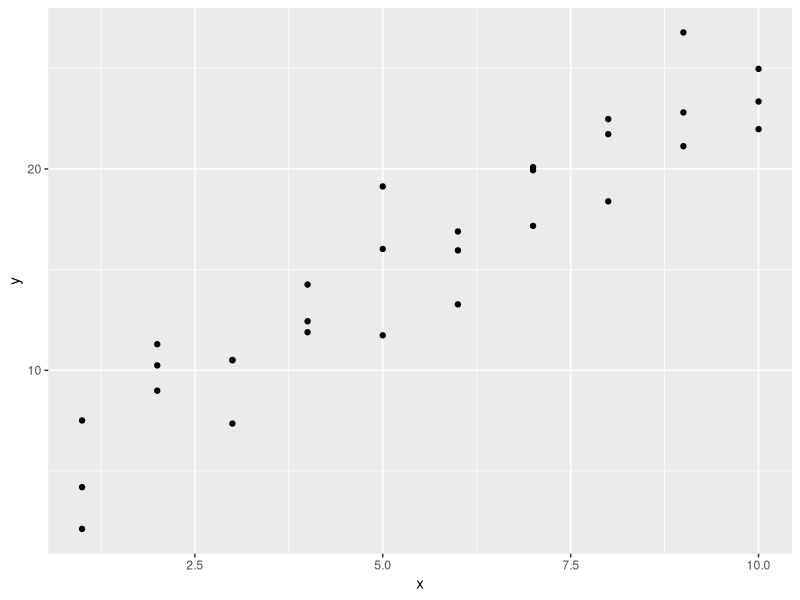
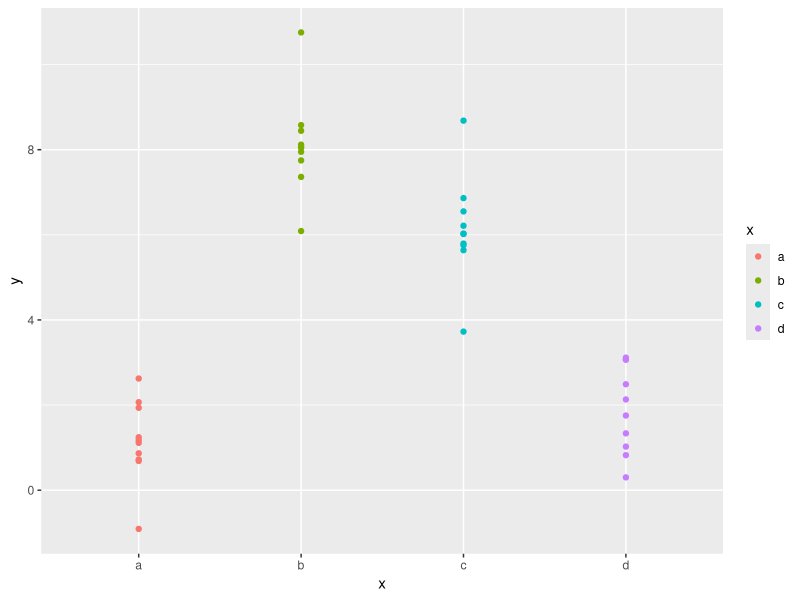
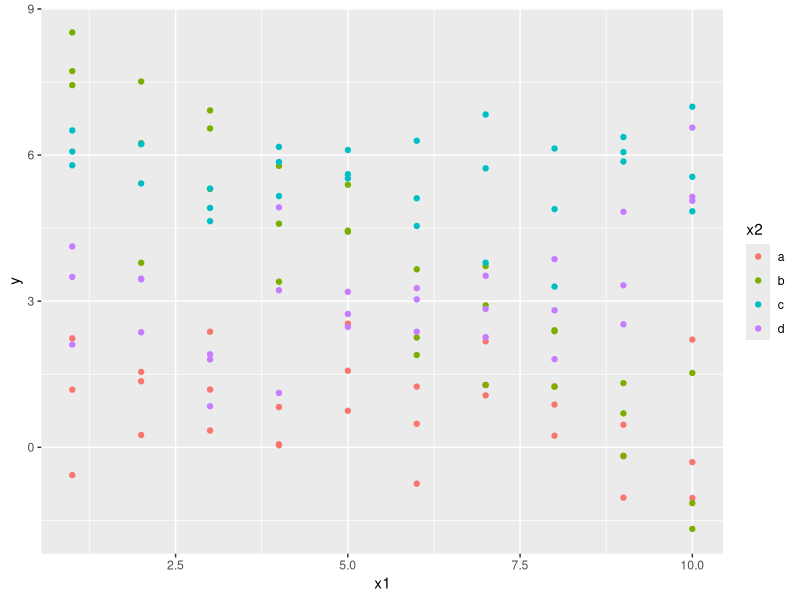
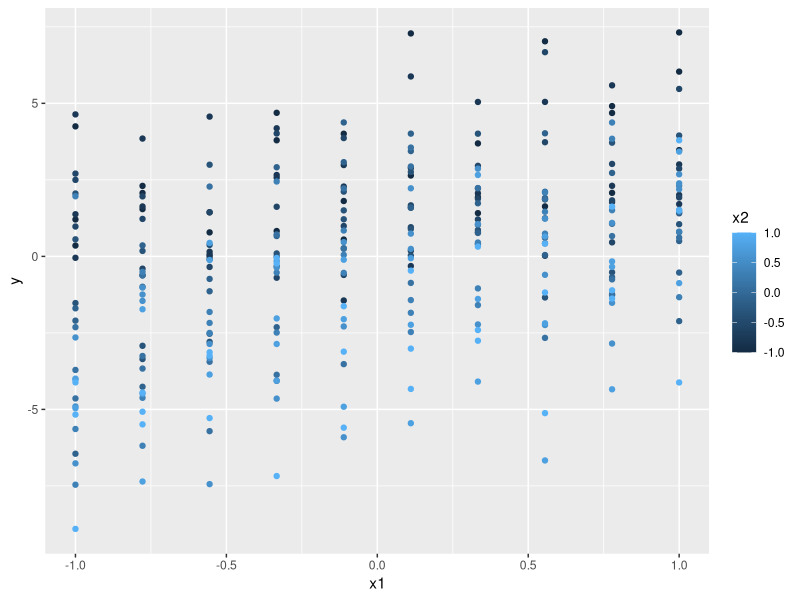
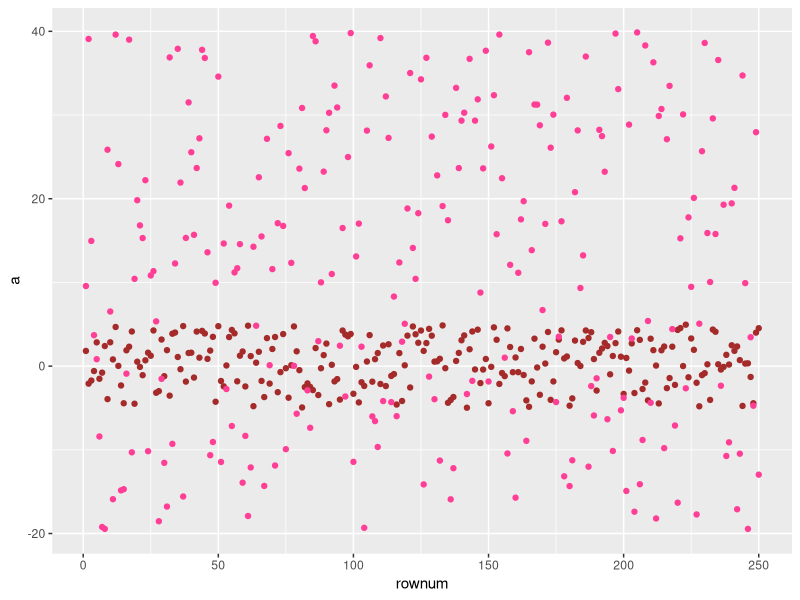
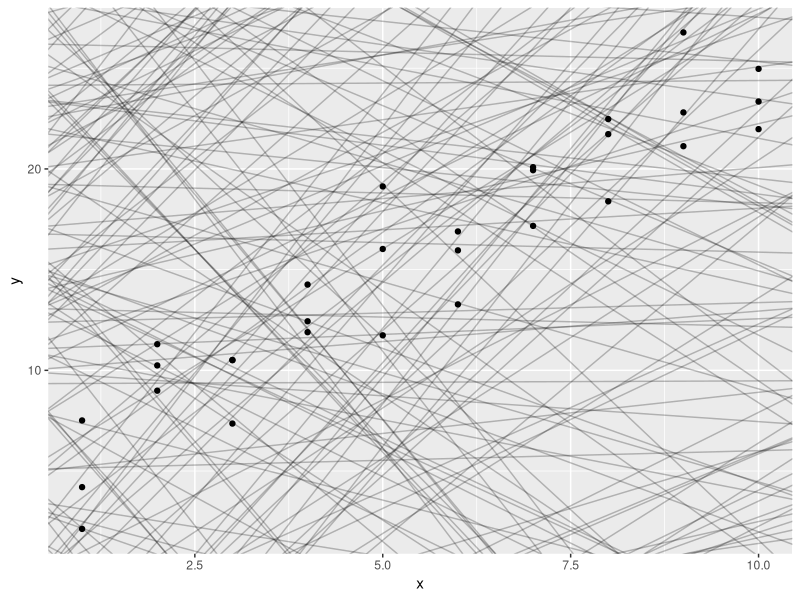
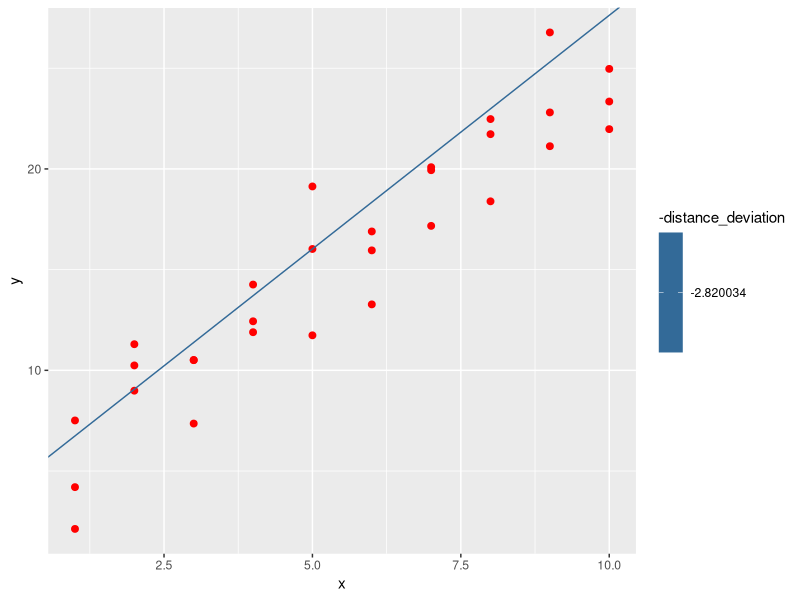
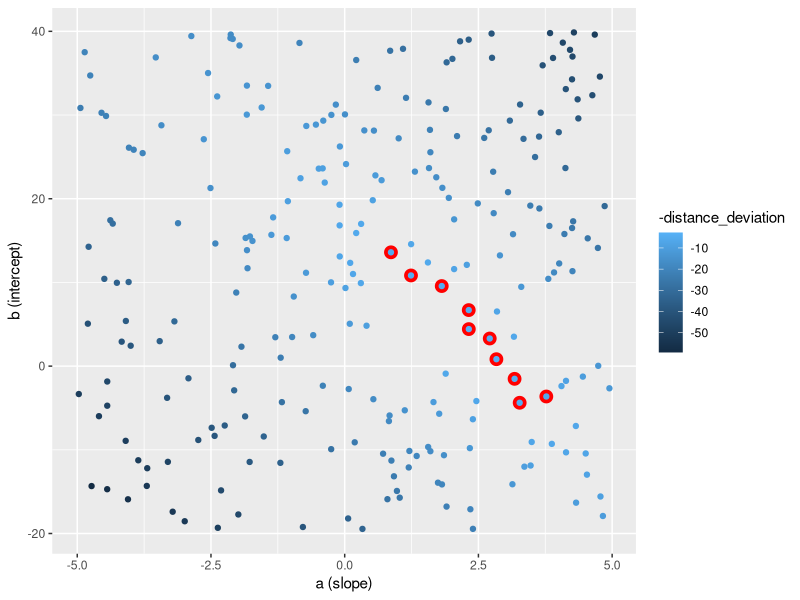

R code for these plots, in order: (Note: this script raises an error after producing the figures.)
## ---- chunk 1
knitr::opts_chunk$set(echo = TRUE)
library("ggplot2")
library("modelr")
library("purrr")
library(tibble)
library(dplyr)
## ---- chunk 2
sim1 %>%
  ggplot() +
  geom_point(aes(x, y))
## ---- chunk 3
ggplot(sim2) +
  geom_point(aes(x, y, color = x))
## ---- chunk 4
ggplot(sim3) +
  geom_point(aes(x1, y, color = x2))
## ---- chunk 5
ggplot(sim4) +
  geom_point(aes(x1, y, color = x2))
## ---- chunk 6
(random_models <- tibble(
  a = runif(250, -5, 5),
  b = runif(250, -20, 40)
))
cat(
  "Generated Points Pairs:",
  "\nlength(random_models$a): ",
  length(random_models$a),
  "\nlength(random_models$b): ",
  length(random_models$b)
)
random_models %>%
  mutate(rownum = row_number()) %>%
  ggplot() + geom_point(aes(rownum, a), color = "brown") +
  geom_point(aes(rownum, b), color = "violetred1")
# Plot the models as slop-intercept form lines
ggplot(sim1) +
  geom_abline(data = random_models, mapping = aes(intercept = b, slope = a), alpha = 1/4) +
  geom_point(aes(x, y))
## ---- chunk 7
abline_model<- function(mod, data) {
  data$x * mod[1] + mod[2]
}
distance_deviation <- function(mod, data) {
  diff <- data$y - abline_model(mod, data)
  sqrt(mean(diff ^ 2))
}
(
  measured_dist <- random_models %>%
    mutate(distance_deviation = map2_dbl(a, b, function(a, b) {
      distance_deviation(c(a, b), sim1)
    })) %>%
    arrange(distance_deviation)
)
ggplot(sim1) +
  geom_point(size = 2, color = "red", mapping = aes(x, y)) +
  # Overlay the best model onto the data
  geom_abline(
    data = filter(measured_dist, rank(distance_deviation) <= 1),
    aes(intercept = b, slope = a, colour = -distance_deviation)
  )
## ---- chunk 8
ggplot(measured_dist, aes(a, b)) +
  geom_point(data = filter(measured_dist, rank(distance_deviation) <= 10), color = "red", size = 4) +
  geom_point(aes(color = -distance_deviation)) +
  xlab("a (slope)") + ylab("b (intercept)")
## ---- chunk 9
(grid_models <- expand.grid(
  a = seq(1, 3, length = 25),
  b = seq(-5, 20, length = 25)
)) %>%
  ggplot(aes(a, b)) + geom_point() +
  xlab("a (slope)") + ylab("b (intercept)")
# Search the best 10 models in the generated evenly spaced grid of points
(measured_dist <- grid_models %>%
  mutate(distance_deviation = map2_dbl(a, b, function(a, b) {
    distance_deviation(c(a, b), sim1)
  }))) %>%
  ggplot() +
  geom_point(
    data = filter(measured_dist, rank(distance_deviation) < 10 ), 
    mapping = aes(a, b), color = "red", size = 4
  ) +
  geom_point(data = measured_dist, aes(a, b, color = -distance_deviation)) +
  xlab("a (slope)") + ylab("b (intercept)")
## ---- chunk 10
ggplot(sim1, aes(x, y)) +
  geom_abline(
    data = filter(measured_dist, rank(distance_deviation) < 9),
    mapping = aes(slope = a, intercept = b, color = factor(distance_deviation))
  ) +
  geom_point(color = "grey30")
## ---- chunk 11
(optimized_model <- optim(
  c(0, 0),
  fn = distance_deviation,
  data = sim1
))
# Visualize this model onto original data
ggplot() +
  geom_abline(
    slope = optimized_model$par[1],
    intercept = optimized_model$par[2],
    color = "red"
  ) +
  geom_point(data = sim1, mapping = aes(x, y), color = "grey30")
## ---- chunk 12
ggplot(sim1, aes(x)) +
  geom_line(
    data = data_grid(sim1, x) %>%
      mutate(
        pred = optimized_model$par[1] * x + optimized_model$par[2]
      ),
    mapping = aes(y = pred),
    color = "red", size = 1
  ) +
  geom_point(aes(y = y), color = "grey30")
## ---- chunk 13
sim1 %>%
  mutate(
    pred = optimized_model$par[1] * x + optimized_model$par[2],
    resid = y - pred
  )
## ---- chunk 14
linear_model = lm(y ~ x, data = sim1)
# Extract Model Coefficients
coefficients(linear_model) # short as: coef(linear_model)
cat(
  "Extract Intercept:",
  coef(linear_model)[[1]],
  "\nExtract Slope: ",
  coef(linear_model)[[2]]
)
## ---- chunk 15
sim1 %>%
  data_grid(x) %>%
  add_predictions(model = linear_model) %>%
  ggplot(aes(x, pred)) +
  geom_line(color = "red", size = 1) +
  geom_point(data = sim1, mapping = aes(x, y))
## ---- chunk 16
sim1 %>%
  add_residuals(linear_model) %>%
  ggplot() + geom_freqpoly(aes(x = resid), bins = 30)
## ---- chunk 17
sim1 %>%
  add_residuals(linear_model) %>%
  ggplot() +
  geom_ref_line(h = 0) +
  geom_point(aes(x, resid))
## ---- chunk 18
set.seed(10)
n <- 500
sigma <- 2
dummy_data <- tibble(
  category_i = c(rep("category_1", n), rep("category_2", n), rep("category_3", n)),
  j = c(1:n, 1:n, 1:n),
  # Set the means of 8, 9.5 and 11 to each category
  y = c(4 + sigma * rnorm(n), 7.5 + sigma * rnorm(n), 11 + sigma * rnorm(n))
)
dummy_data %>%
  ggplot() + geom_ref_line(v = c(4, 7.5, 11)) +
  geom_histogram(
    # identity position is underlied here, instead of default stack positioning
    aes(x = y, fill = category_i), position = "identity", binwidth = 0.5, alpha = 1/3
  )
dummy_data %>%
  ggplot() + geom_point(
    aes(j, y, color = category_i)
  )
# View this dataset in Matrix:
dummy_data %>%
  tidyr::spread(key = category_i, value = y)
## ---- chunk 19
summary(
  lm(y ~ category_i, data = dummy_data)
)
## ---- chunk 20
summary(categorical_lm <- lm(y ~ x, data = sim2))
# Calculate the Root Mean Squared Error(RMSE)
cat("RMSE: ", 
    RMSE = sqrt(sum(residuals(categorical_lm) ^ 2) / df.residual(categorical_lm))
)
(categorical_pred_summary <- sim2 %>%
  data_grid(x) %>%
  add_predictions(categorical_lm))
sim2 %>%
  data_grid(x) %>%
  add_predictions(categorical_lm) %>%
  ggplot() +
  geom_point(data = sim2, mapping = aes(x, y, color = x)) +
  # Visualize the coefficients of lm modeling
  geom_ref_line(
    h = coef(categorical_lm)[["(Intercept)"]],
    colour = "olivedrab2"
  ) +
  geom_ref_line(
    h = coef(categorical_lm)[["(Intercept)"]] + coef(categorical_lm)[["xb"]],
    colour = "olivedrab2"
  ) +
  geom_ref_line(
    h = coef(categorical_lm)[["(Intercept)"]] + coef(categorical_lm)[["xc"]],
    colour = "olivedrab2"
  ) +
  geom_ref_line(
    h = coef(categorical_lm)[["(Intercept)"]] + coef(categorical_lm)[["xd"]],
    colour = "olivedrab2"
  ) +
  geom_crossbar(aes(
    x, pred, ymin = pred - RMSE, ymax = pred + RMSE
  ), data = categorical_pred_summary, width = 0.2)
## ---- chunk 21
(gathered_model <- sim3 %>%
  data_grid(x1, x2) %>%
  gather_predictions(
    lm(y ~ x1 + x2, sim3),
    lm(y ~ x1 * x2, sim3),
    lm(y ~ x1 + x2 + x1 * x2, sim3)
  ))
ggplot(sim3) +
  geom_point(aes(x1, y, color = x2)) +
  geom_line(
    data = gathered_model, 
    aes(x1, pred, color = x2
        # group = paste(x2, model)
    )
  ) +
  facet_wrap(~ model)
sim3 %>%
  gather_residuals(
    lm(y ~ x1 + x2, sim3),
    lm(y ~ x1 * x2, sim3)
  ) %>%
  ggplot() +
  geom_point(aes(x1, resid, color = x2)) +
  facet_grid(model ~ x2)
## ---- chunk 22
(predicts <- sim4 %>%
  data_grid(
    # Generates a 5 x 5 = 25 entries encountered table
    x1 = seq_range(x1, 5),
    x2 = seq_range(x2, 5)
  ) %>%
  gather_predictions(
    lm(y ~ x1 + x2, data = sim4),
    lm(y ~ x1 * x2, data = sim4)
    # lm(y ~ x1 * x2, data = sim4, pretty = TRUE)
  ))
# Visualize the two predictions as 3d surfaces
ggplot(predicts) + geom_tile(aes(x = x1, y = x2, fill = pred)) +
  facet_wrap(~ model)
# Visualize the the surfaces in multile slices
ggplot(predicts) +
  geom_line(aes(x = x1, y = pred, color = x2, group = x2)) +
  facet_wrap(~ model)
# Visualize the the surfaces in multile slices
ggplot(predicts) +
  geom_line(aes(x = x2, y = pred, color = x1, group = x1)) +
  facet_wrap(~ model)
